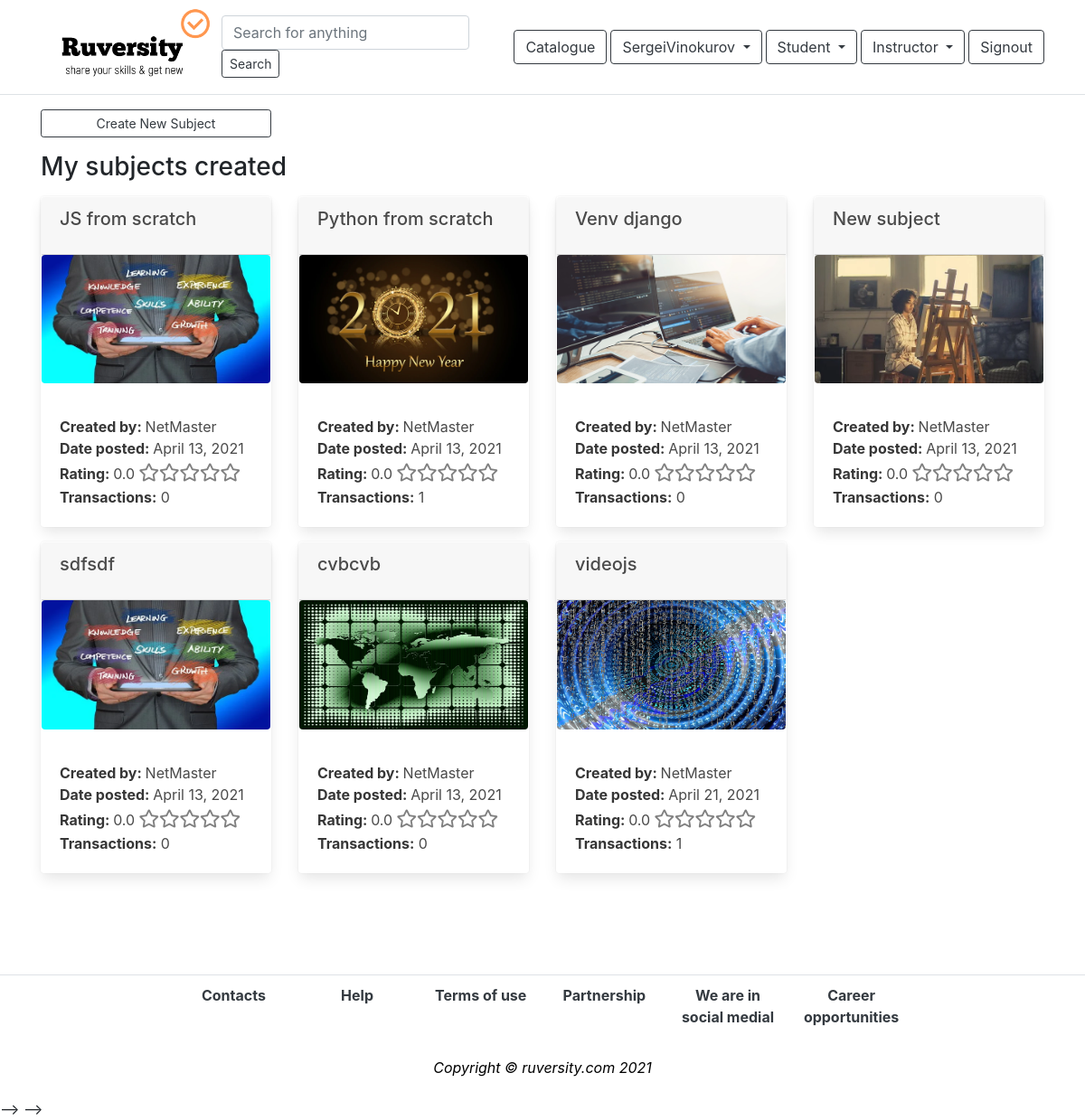
/workshop/studio (signed in), run on an earlier commit of the app's database.
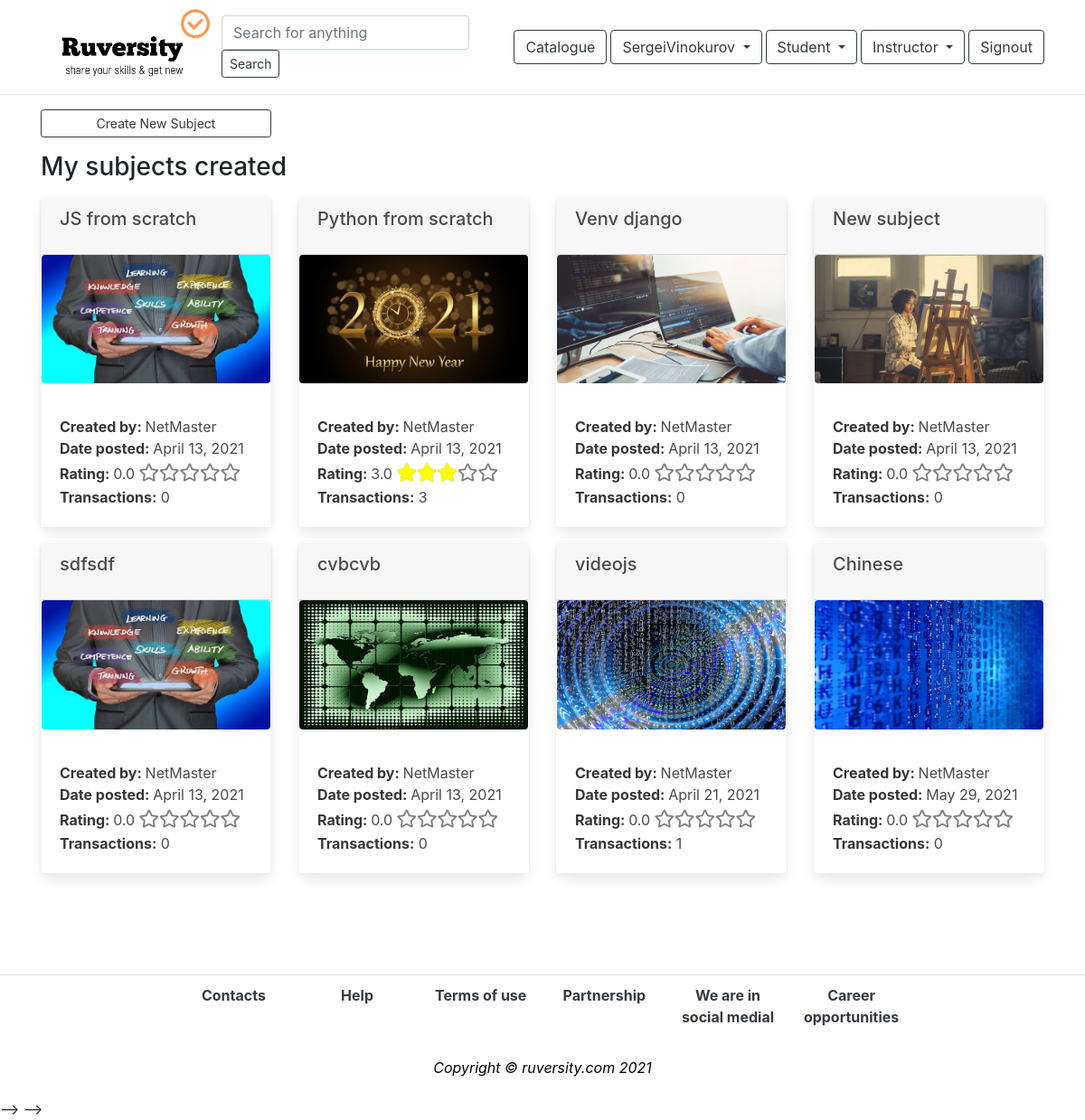
And on a later commit of the database.
### app_content/models.py (models this page shows, shortened)
class MainSubject(models.Model):
    category = models.ForeignKey(Category, on_delete=models.DO_NOTHING)
    title = models.CharField(max_length=100)
    description = models.TextField(null=True)
    prerequisite = models.TextField(null=True)
    date_posted = models.DateField(auto_now_add=True)
    thumbnail_file = models.FileField(upload_to='uploads')
    author = models.ForeignKey(User, on_delete=models.DO_NOTHING)
    price = models.ForeignKey(Price, on_delete=models.DO_NOTHING)
    language = models.ForeignKey(Language, on_delete=models.DO_NOTHING)
    percent = models.CharField(max_length=50, default='0%')
    total = models.IntegerField(default=0)  # Общее число баллов
    quantity = models.IntegerField(default=0)  # Кол-во оценок
    av_rating = models.DecimalField(max_digits=3, decimal_places=1, default=0)  # average rating
    transactions = models.IntegerField(default=0)#counter
    reviews = models.IntegerField(default=0)#counter
    ready = models.BooleanField(default=False)
    checked = models.BooleanField(default=False)
    blocked = models.BooleanField(default=False)
    discount_programs = models.BooleanField(default=True)
    length = models.DecimalField(max_digits=5, decimal_places=2, default=0)

### app_workshop/views.py (the view)
# urls.py: path('studio', views.studio, name='studio'),
def studio(request):
    if request.user.is_authenticated:
        if Author.objects.filter(user=request.user).exists():
            author = Author.objects.get(user=request.user)
            subjects = MainSubject.objects.filter(author=request.user.id)
            paginator = Paginator(subjects, 8)
            page = request.GET.get('page')
            subjects_paged = paginator.get_page(page)
            context = {
                'subjects': subjects_paged,
                'author': author
            }
            return render(request, 'workshop/studio.html', context)
        else:
            return render(request, 'workshop/studio.html')
    else:
        return redirect('login')

### templates/workshop/studio.html (shortened to what this page needs)
{% extends "base.html" %}
{% block content %}
{% load humanize %}
<div class="container">
{% if author.user != request.user %}
<div class="row mt-5">
    <div class="col-6">
    <form action="{% url 'create_author_page' %}" method="POST" enctype="multipart/form-data">
                {% csrf_token %}
            <div class="form-row">
                <div class="col-3">
                    <label for="description" >You background</label>
                </div>
                <div class="col">
                    <textarea class='form-control' id="background" rows='3' minlength='120' maxlength='180' name="background" required placeholder='Please, tell us a few words about yourself & your professional background'></textarea>
                </div>
            </div>
            <div class="form-row mt-4">
                <div class="col-3">
                <label for="photo">Your photo</label>
            </div>
            <div class="col">
                <p>
                Load a thumbnail file in jpg, jpeg, png or bmp format. Minimum required dimensions: 750 x 422 pixels. Always keep aspect ratio of 16 by 9. You may use stock images but we recommend you hire a professional web designer to create an image for your thumbnail.
                </p>
                <input type="file" id="photo" class='form-control' name="photo" required>
            </div>
            </div>
            <div class="row mt-4">
                <div class="col-3"></div>
            <div class="col">
                <input type="submit" value="Submit" class="btn btn-sm btn-block btn-outline-dark">
            </div>
            </div>
            </form>
</div>
</div>
{% else %}
<div class="row mt-3">
    <div class="col-3">
        <a href="{% url 'create_new_subject'  %}">
            <input type="submit" value="Create New Subject" class='btn btn-sm btn-block btn-outline-dark'>
        </a>
    </div>
</div>
    <p><h3>My subjects created</h3></p>
    <div class="row">
        {% for subject in subjects %}
        <div class="col-sm-3">
            <div class="card mb-3" style="border-color: transparent;">
                <div class="card-header"  style='height:4rem'>
                    <h5>{{subject.title}}</h5>
                </div>
                <a href="{% url 'edit_subject' subject.id %}">
                    <figure class="image is-16by9">
                        <img src="{{subject.thumbnail_file.url}}" alt="Placeholder image" class='rounded-2 img-fluid'>
                    </figure>
                </a>
                    <div class="card-body">
                        <div class="row">
                            <div class="col"><strong>Created by: </strong>{{subject.author}}</div>
                        </div>
                        <div class="row">
                            <div class="col"><strong>Date posted: </strong>{{subject.date_posted}}</div>
                        </div>
                    <div class="row">
                        <div class="col">
                            <strong>
                                Rating:
                            </strong> {{subject.av_rating}}
                            <div class="stars-outer">
                                <div class="stars-inner" style="width: {{subject.percent}}"></div>
                            </div>
                        </div>
                    </div>
                    <div class="row">
                        <div class="col">
                            <strong>Transactions:</strong> {{subject.transactions}}
                        </div>
                    </div>
                </div>
            </div>
        </div>
    {% endfor %}
</div>
{% endif %}
</div>
{% endblock %}

What changed in the data, as far as the page shows it:
changed MainSubject "Python from scratch": av_rating "0.0" → "3.0"; percent "0%" → "60.0%" (drawn); transactions "1" → "3"
added MainSubject: title "Chinese", thumbnail_file (picture), author "NetMaster", date_posted "May 29, 2021", av_rating "0.0", transactions "0"
